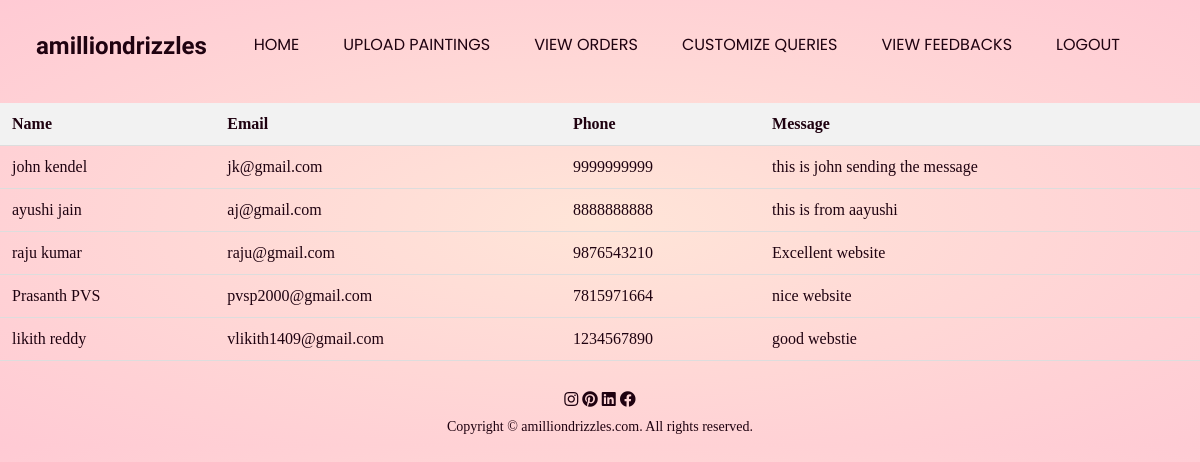
Screenshot of /viewfeedback/ with the database file from the repository.
### app1/models.py (models this page shows)
class Feedback(models.Model):
    fname=models.CharField(max_length=20)
    lname=models.CharField(max_length=20)
    email=models.EmailField()
    phone=models.CharField(max_length=20)
    message=models.CharField(max_length=100)
    class Meta:
        db_table="feedback"

### app1/views.py (the view)
# urls.py: path('viewfeedback/',views.Viewfeedback,name='viewfeedback'),
def Viewfeedback(request):
    feedbacks = Feedback.objects.all()
    return render(request, 'viewfeedback.html',{'feedbacks': feedbacks})

### app1/context_processors.py (called while the page is built)
def cart(request):
    return {'cart':Cart(request)}

### templates/viewfeedback.html (shortened to what this page needs)
{% load static %}
<!DOCTYPE html>
<html lang="en">
<head>
    <link rel="stylesheet" href="{% static 'app1/style2.css' %}">
    <link rel="stylesheet"
        href="https://cdn.jsdelivr.net/npm/@fortawesome/fontawesome-free@5.15.4/css/fontawesome.min.css">
    <link rel="stylesheet" href="https://cdnjs.cloudflare.com/ajax/libs/font-awesome/5.15.3/css/all.min.css" />
</head>
<body>
    <div class="header_otherpages">
        <nav>
            <h2>amilliondrizzles</h2>
            <div class="nav-links">
                <ul>
                    <li><a href="{% url 'painterhome' %}">HOME</a></li>
                    <li><a href="{% url 'uploadpainting' %}">UPLOAD PAINTINGS</a></li>
                    <li><a href="{% url 'vieworders' %}">VIEW ORDERS</a></li>
                    <li><a href="{% url 'viewcustomize' %}">CUSTOMIZE QUERIES</a></li>
                    <li><a href="{% url 'viewfeedback' %}">VIEW FEEDBACKS</a></li>
                    <li><a href="{% url 'logout' %}">LOGOUT</a></li>
                </ul>
            </div>
        </nav>
    </div>
<section>
    <br><br>
    <table>
        <tr>
          <th>Name</th>
          <th>Email</th>
          <th>Phone</th>
          <th>Message</th>
        </tr>
        {% for feedback in feedbacks %}
        {% if feedback.email %}
        <tr>
            <td>{{ feedback.fname }} {{ feedback.lname }}</td>
            <td>{{ feedback.email }}</td>
            <td>{{ feedback.phone }}</td>
            <td>{{ feedback.message }}</td>
        </tr>
        {% endif %}
        {% endfor %}
      </table>
</section>
    <section class="footer">
        <div class="icons">
            <i class="fab fa-instagram"></i>
            <i class="fab fa-pinterest"></i>
            <i class="fab fa-linkedin"></i>
            <i class="fab fa-facebook"></i>
        </div>
        <p> Copyright &copy; amilliondrizzles.com. All rights reserved.</p>
    </section>
</body>
</html>

### app1/static/app1/style2.css (style rules this page uses)
* { margin: 0; padding: 0; list-style: none; text-decoration: none; box-sizing: border-box; }
body { color: #1f0210; background: radial-gradient(#ffe5d8, #ffcad4) }
nav h2 { color: #1f0210; }
nav { display: flex; padding-top: 2%; padding-left: 3%; padding-right: 5%; justify-content: space-between; align-items: center; }
nav h2 { font-weight: bold; font-family: 'Cedarville Cursive', cursive; }
.nav-links { flex: 1; text-align: right; }
.nav-links ul li { font-family: 'Poppins', sans-serif; list-style: none; display: inline-block; padding: 8px 20px; position: relative; }
.nav-links ul li a { color: #1f0210; font-size: 16px; }
.nav-links ul li::after { content: ''; width: 0%; height: 2px; background: #330f21; display: block; margin: auto; transition: 1s; }
.footer { width: 100%; text-align: center; padding-top: 30px; padding-bottom: 10px; }
.footer p { padding-top: 10px; font-size: 14px; }

### templates/viewfeedback.html (style rules this page uses)
table { width: 100%; border-collapse: collapse; border-spacing: 0; }
th, td { padding: 12px; text-align: left; border-bottom: 1px solid #ddd; }
th { background-color: #f2f2f2; }

### rows the page displays
Feedback: fname "john", lname "kendel", email "jk@gmail.com", phone "9999999999", message "this is john sending the message"
Feedback: fname "ayushi", lname "jain", email "aj@gmail.com", phone "8888888888", message "this is from aayushi"
Feedback: fname "raju", lname "kumar", email "raju@gmail.com", phone "9876543210", message "Excellent website"
Feedback: fname "Prasanth", lname "PVS", email "pvsp2000@gmail.com", phone "7815971664", message "nice website"
Feedback: fname "likith", lname "reddy", email "vlikith1409@gmail.com", phone "1234567890", message "good webstie"
